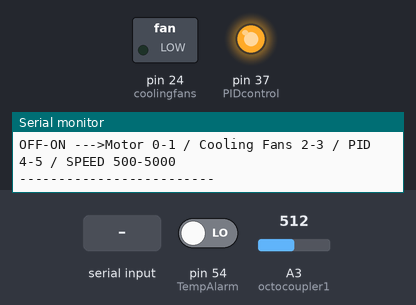
Recording of a sketch running on a simulated Arduino Mega 2560, built with avr-gcc and run on an emulated ATmega2560. Parts: switched loads named in the sketch (green lamp = pin HIGH), output pins drawn as LEDs (lit = HIGH), the last lines printed to the serial monitor. The inputs (shaded band) are chosen by the test bench; at power-on: pin 54 (TempAlarm) LOW, A3 (octocoupler1) = 512. Pins used as bus, display or sensor lines are not drawn.

Above: at 1.2 s.
1.3 s: "3\n" received over Serial
At 1.7 s:
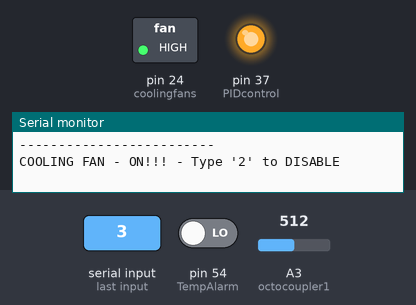
2.8 s: "4\n" received over Serial
At 4.0 s:
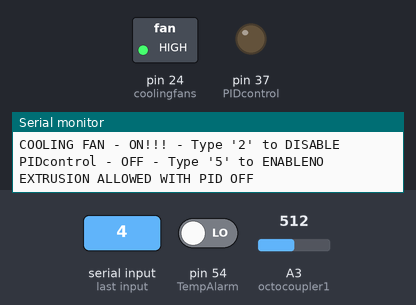
4.3 s: "2\n" received over Serial
At 5.1 s:
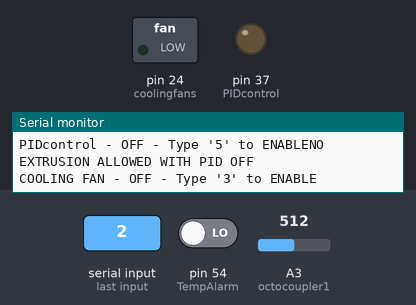
Timing chart, 0 to 7.3 s (numbered marks = the images above; inputs shaded):
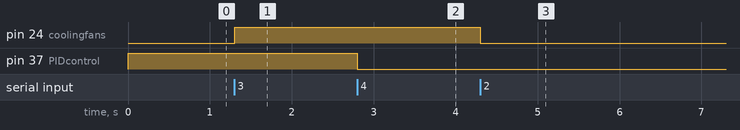

The sketch:

PelletExtruder.ino
```cpp
//CODE TO CONTROL PELLET WASP EXTRUDER
//Custom control box and rewind developped at IaaC-FabLabBarcelona
//Beans Reels Design  CC BY-NC-SA
//(c)27-10-2020  Eduardo Chamorro "eduardochamorromartin@gmail.com"

//===========================================================================
//============================= ROBOT CONTROL===========================
//===========================================================================
int octocoupler1 = 57;       // ROBOT OUTPUT NUMBER 24CONNECTED TO I0.5 pin 57 on pellet extruder logic controller
int robot1Activate = 300;    // calibration to turn the motor based on analog input signal
int robot1 =0;               // variable of robotmotor control
//===========================================================================
//============================= PID / FANS / T SENSOR ===========================
//===========================================================================
int PIDcontrol = 37;// cooling fans connected to relay R.08 pin 37
int coolingfans = 24;// cooling fans connected to relay R.04 pin 24
int TempAlarm = 54;// TEMPERATURE ALARM PIN FROM PID pin connected to I0.2 pin 54

//===========================================================================
//============================= MOTOR DEFINITIONS ===========================
//===========================================================================
int stepperEN = 6;// stepper driver EN pin connected to rQ0.2 pin 6  (PWM PIN)
int stepperDIR = 5;// stepper driver DIR pinconnected to rQ0.1 pin 5 (PWM PIN)
int stepperPUL = 4;// stepper driver PUL pin connected to Q0.0 pin 4 (PWM PIN)

  int stepDelay =5000;
  //stepDelayE0 = 20;
  int retractionSpeed = 1000;
  int retractionAmount = 200;
  //int reextrusionAmount = 560;
//===========================================================================
//============================= VARIABLES ===========================
//===========================================================================
int serialInput = 2000;     //By defect speed if no serial input is used
String inBuffer = "";
int MINTEMPREACHED=0; //Value declaration to not allow extruding below than 180º degrees

//===========================================================================
//============================= RUNNING CODE ================================
//===========================================================================
void setup() {
  Serial.begin(115200);  // initialize SERIAL PORT TO CONTROL OVER SERIAL MONITOR.
  while (!Serial);
  Serial.println("Initialization - wait");
  // initialize digital pin as an output.
  pinMode(PIDcontrol, OUTPUT);  // initialize digital pin as an output.
  pinMode(coolingfans, OUTPUT);  // initialize digital pin as an output.
  pinMode(stepperEN, OUTPUT);  // initialize digital pin as an output.
  pinMode(stepperDIR, OUTPUT);  // initialize digital pin as an output.
  pinMode(stepperPUL, OUTPUT);  // initialize digital pin as an output.

          digitalWrite(stepperEN, HIGH);   // DISABLE MOTOR
          digitalWrite(stepperDIR, HIGH);   // rotate stepper motor CCW
          Serial.print("Motor-OFF /");
          Serial.print("Speed- ");
          Serial.print(stepDelay);
          Serial.print(" /");

          digitalWrite(PIDcontrol, HIGH);   // turn the PID CONTROL-TEMPERATURE ON
          Serial.print("PIDTº-ON /");

          digitalWrite(coolingfans, LOW);   // turn the cooling fans ON
          Serial.println("CoolingFans-OFF /");


  Serial.println("Initialization finish");
  Serial.println("SAFETY ON - NO EXTRUSION ALLOWED BELLOW 180ºDegrees");

  Serial.println("Command input online, write command to perform action");
  Serial.println("OFF-ON --->Motor 0-1 / Cooling Fans 2-3 / PID 4-5 / SPEED 500-5000");
  Serial.println("-------------------------");


}

void loop() {                              // the loop function runs over and over again forever
  MINTEMPREACHED = digitalRead(TempAlarm); // read the PID ALARM TO CHECK IF THE MIN PRINT TEMPERATURE HAS BEEN REACHED (180DEGREES)
  robot1 = analogRead(octocoupler1);        // read the robot octocoupler
  //Serial.println(robot1);                 // print robot output
        if(MINTEMPREACHED==1){
          //Serial.print("MOTOR CAN ROTATE - ABOVE 180º");
        }
             serialcommands();             //call void to update values based on serial commands inputs
             motorStep();                  //call the motor rotation void
}


//===========================================================================
//============================= LOOP FINISH - VOIDS START ===========================
//===========================================================================

void serialcommands()
{
    if  (Serial.available() > 0)
       {
             // ignore line feed and carriage return
            if (Serial.peek() == '\n' || Serial.peek() == '\r')
            {
               Serial.read();  // read and discard LF & CR
            }
            else
            {
                 serialInput = Serial.parseInt();
                 //serialInput = Serial.read();
                        if (serialInput == 0)
                            {

                              Serial.print("MOTOR - OFF - NO EXTRUSION - ");
                              Serial.print("Type '1' to extrude /");
                              Serial.println("litte retraction happening");
                              digitalWrite(stepperDIR, LOW);// rotate stepper motor CW!!RETRACTION
                                  if(MINTEMPREACHED == 1)
                                  {
                                  for (int i = 0; i <= retractionAmount ; i++) {
                                               digitalWrite(stepperPUL,HIGH);
                                               delayMicroseconds(retractionSpeed);
                                               digitalWrite(stepperPUL,LOW);
                                               delayMicroseconds(retractionSpeed);

                                              }
                                   }
                              digitalWrite(stepperEN, HIGH);   // DISABLE MOTOR

                            }
                         if (serialInput == 1)
                            {
                              digitalWrite(stepperDIR, HIGH);   // rotate stepper motor CCW -Extrusion direction
                              digitalWrite(stepperEN, LOW);   // ENABLE MOTOR EXTRUDE
                              Serial.print("MOTOR - ON -EXTRUSION!!! - ");
                              Serial.println("Type '0' to STOP");
                            }
                          if (serialInput == 2)
                            {
                              digitalWrite(coolingfans, LOW);   // DISABLE COOLING FANS
                              Serial.print("COOLING FAN - OFF - ");
                              Serial.println("Type '3' to ENABLE");
                            }
                          if (serialInput == 3)
                            {
                              digitalWrite(coolingfans, HIGH);   // ENABLE COOLING FANS
                              Serial.print("COOLING FAN - ON!!! - ");
                              Serial.println("Type '2' to DISABLE");
                            }
                           if (serialInput == 4)
                            {
                              digitalWrite(PIDcontrol, LOW);   // DISABLE PIDcontrol
                              Serial.print("PIDcontrol - OFF - ");
                              Serial.print("Type '5' to ENABLE");
                              Serial.println("NO EXTRUSION ALLOWED WITH PID OFF");

                            }
                          if (serialInput == 5)
                            {
                              digitalWrite(PIDcontrol, HIGH);   // ENABLE PIDcontrol
                              Serial.print("PIDcontrol - ON!!! - ");
                              Serial.println("Type '4' to DISABLE");
                            }

                        if (serialInput >= 6 && serialInput < 500)
                            {
                              Serial.print("NewMotorSpeed-");
                              Serial.println(serialInput);
                              Serial.println("cannot execute command, too low number");
                            }

                         if (serialInput >= 500 && serialInput < 5000)
                            {

                              digitalWrite(stepperEN, LOW);   // ENABLE MOTOR
                              digitalWrite(stepperDIR, HIGH);   // rotate stepper motor CCW -Extrusion direction
                              Serial.print("MOTOR - ON /");
                              Serial.print("Previous Speed-");
                              Serial.print(stepDelay );
                              Serial.print(" /Updating Speed to-");
                              stepDelay = serialInput;
                              Serial.println(stepDelay);
                              configcommands();


                             }
              }
         }
}
void configcommands(){
  Serial.println("Command input online, write command to perform action");
  Serial.println("OFF-ON --->Motor 0-1 / Cooling Fans 2-3 / PID 4-5 / SPEED 500-5000");
  Serial.println("-------------------------");
}

void motorStep(){
if(MINTEMPREACHED == 1 && robot1 >= robot1Activate)
  {   //Condition to not allow the motor rotation if a MIN of 180 degrees has not been reached
        digitalWrite(stepperPUL,HIGH);
        delayMicroseconds(stepDelay);
        digitalWrite(stepperPUL,LOW);
        delayMicroseconds(stepDelay);
  }
 }
```

Measured:
- after the input at 1.3 s, pin 24 (coolingfans): LOW → HIGH at once
- after the input at 2.8 s, pin 37 (PIDcontrol): HIGH → LOW at once
- after the input at 4.3 s, pin 24 (coolingfans): HIGH → LOW at once
